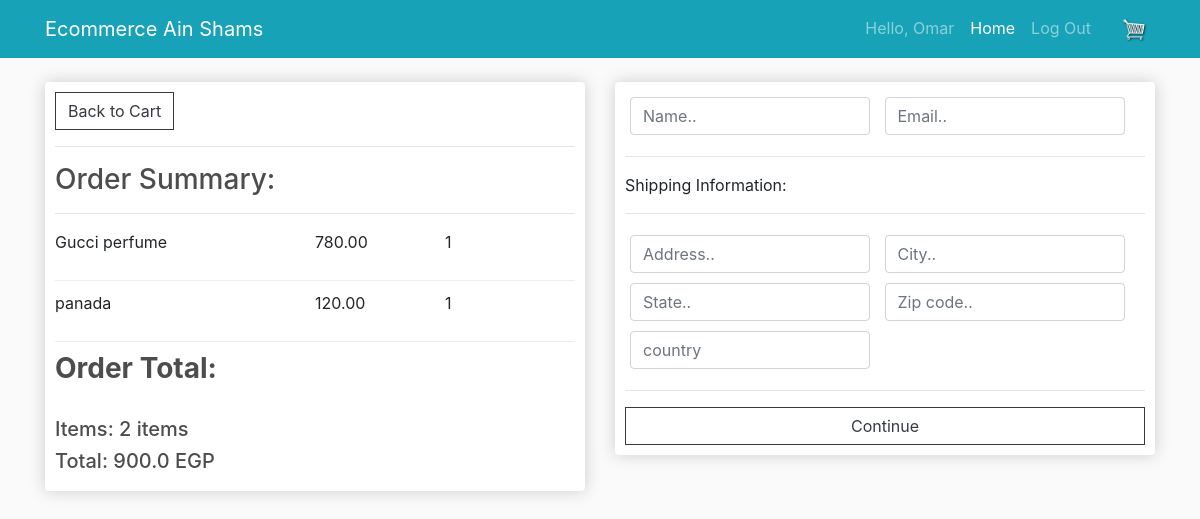
The page /checkout (signed in) on the database its author committed.
### home/models.py (models this page shows, shortened)
class OrderItem(models.Model):
    order = models.ForeignKey(Order,null=True,blank=True,on_delete = models.SET_NULL)
    product = models.ForeignKey(Product,null=True,blank=True,on_delete = models.SET_NULL)
    quantity = models.IntegerField(default=0,null=True,blank=True)
    date_added = models.DateTimeField(auto_now_add=True)
    @property
    def get_total(self):
        total=self.product.price * self.quantity
        return total

class Product (models.Model):
    CATEGORY=(
        ('clothes','clothes'),
        ('shoes','shoes'),
        ('watches','watches'),
        ('laptops','laptops'),
        ('mobile phones','mobile phones'),
        ('headphones/headsets','headphones/headsets'),
        ('perfumes/deodrants','perfumes/deodrants'),
        ('accessories','accessories'),
        ('kid toys','kid toys'),
        ('HouseHold', 'HouseHold'),
    )
    name = models.CharField(max_length=200,null=True)
    slug = models.SlugField(unique=True)
    description = models.TextField()
    price = models.FloatField()
    image = models.ImageField(null=True,blank=True)
    category = models.CharField(max_length=64,choices=CATEGORY,null=True)
    seller = models.ForeignKey(User, related_name='seller',null=True,on_delete=models.CASCADE)
    amount = models.IntegerField(null=True,blank=True)
    class Meta:
        unique_together = ('name','slug')

class Order(models.Model):
    customer = models.ForeignKey(Customer,null=True,on_delete = models.SET_NULL)
    date_ordered = models.DateTimeField(auto_now_add=True)
    complete = models.BooleanField(default=False,null=True,blank=False)
    transaction_id = models.CharField(max_length=200,null=True)
    @property
    def get_cart_total(self):
        orderitems=self.orderitem_set.all()
        total=sum([item.get_total for item in orderitems])
        return total
    @property
    def get_cart_items(self):
        orderitems=self.orderitem_set.all()
        total=sum([item.quantity for item in orderitems])
        return total

### home/views.py (the view)
# urls.py: path('checkout',views.checkout,name = "checkout"),
def checkout(request):
    if request.user.is_authenticated:
        customer=request.user.customer
        order, created=Order.objects.get_or_create(customer=customer,complete=False)
        items=order.orderitem_set.all()
    else:
        items=[]
    context = {'items':items,'order':order}
    return render(request, 'home/checkout.html', context)

### home/templates/home/checkout.html (shortened to what this page needs)
{% extends 'home/main.html' %}
{% load static %}
{%block content%}
    <br>
    <br>
    <div class="row">
		<div class="col-lg-6">
			<div class="box-element">
				<a  class="btn btn-outline-dark" href="{% url 'cart' %}">Back to Cart</a>
				<hr>
				<h3>Order Summary:</h3>
				<hr>
				{%for item in items%}
				<div class="cart-row">
					<div style="flex:2">{{ item.product.name }}</div>
					<div style="flex:1">{{ item.product.price|floatformat:2 }}</div>
					<div style="flex:1"><p>{{item.quantity}}</p></div>
				</div>
				{%endfor%}
				<h3><strong>Order Total:</strong></h3><br>
				<h5>Items: {{order.get_cart_items}} items</h5>
				<h5>Total: {{order.get_cart_total}} EGP</h5>
			</div>
		</div>
		<div class="col-lg-6">
			<div class="box-element" id="form-wrapper">
				<form id="form">
					<div id="user-info">
						<div class="form-field">
							<input required class="form-control" type="text" name="name" placeholder="Name..">
						</div>
						<div class="form-field">
							<input required class="form-control" type="email" name="email" placeholder="Email..">
						</div>
					</div>
					<div id="shipping-info">
						<hr>
						<p>Shipping Information:</p>
						<hr>
						<div class="form-field">
							<input class="form-control" type="text" name="address" placeholder="Address..">
						</div>
						<div class="form-field">
							<input class="form-control" type="text" name="city" placeholder="City..">
						</div>
						<div class="form-field">
							<input class="form-control" type="text" name="state" placeholder="State..">
						</div>
						<div class="form-field">
							<input class="form-control" type="text" name="zipcode" placeholder="Zip code..">
						</div>
						<div class="form-field">
							<input class="form-control" type="text" name="country" placeholder="country">
						</div>
					</div>
					<hr>
					<input id="form-button" class="btn btn-outline-dark btn-block" type="submit" value="Continue">
				</form>
			</div>
			<br>
		</div>
	</div>
<br><br>
{%endblock content%}

### home/templates/home/main.html (shortened to what this page needs)
<!DOCTYPE html>
{% load static %}
<html>
<head>
	<link rel="stylesheet" href="https://stackpath.bootstrapcdn.com/bootstrap/4.4.1/css/bootstrap.min.css">
    <link rel="stylesheet" type="text/css" href="{%static 'home/css/main.css'%}">
</head>
<body>
  <nav class="navbar navbar-expand-lg navbar-dark bg-info fixed-top">
    <div class="container">
      <a class="navbar-brand" href="{% url 'home'%}">Ecommerce Ain Shams</a>
      <div class="collapse navbar-collapse" id="navbarResponsive">
        <ul class="navbar-nav ml-auto">
          {% if request.user.is_authenticated %}
            <li class="nav-item">
              <a class="nav-link" href="{% url 'profile' %}">Hello, {{ request.user }}</a>
            </li>
          {% endif %}
          <li class="nav-item active">
            <a class="nav-link" href="{% url 'home'%}">Home
            </a>
          </li>
          {% if request.user.is_authenticated %}
            <li class="nav-item">
              <a class="nav-link" href="{% url 'logout'%}">Log Out</a>
            </li>
            <li class="nav-item">
              <a class="nav-link" href="{% url 'cart'%}"><img  id="cart-icon" src="{% static 'images/cart.png' %}"></a>
            </li>
          {% endif %}
        </ul>
      </div>
    </div>
  </nav>
     <div class="container">
            <br>
            {% block content %}
            {% endblock content %}
         </div>
</body>
</html>

### home/static/home/css/main.css (style rules this page uses)
body { background-color: hsl(0, 0%, 98%); }
h1,h2,h3,h4,h5,h6 { color:hsl(0, 0%, 30%); }
.box-element { box-shadow:hsl(0, 0%, 80%) 0 0 16px; background-color: #fff; border-radius: 4px; padding: 10px; }
#cart-icon { width:25px; display: inline-block; margin-left: 15px; }
.col-lg-4, .col-lg-6, .col-lg-8, .col-lg-12 { margin-top: 10px; }
.btn { border-radius: 0; }
.form-field { width:250px; display: inline-block; padding: 5px; }
.cart-row { display: flex; align-items: flex-stretch; padding-bottom: 10px; margin-bottom: 10px; border-bottom: 1px solid #ececec; }

### rows shown on the page
OrderItem: product.name "Gucci perfume", product.price "780.00", quantity "1"
OrderItem: product.name "panada", product.price "120.00", quantity "1"
Order: get_cart_items "2", get_cart_total "900.0"

### other values the page prints
{{ request.user }} "Omar"
